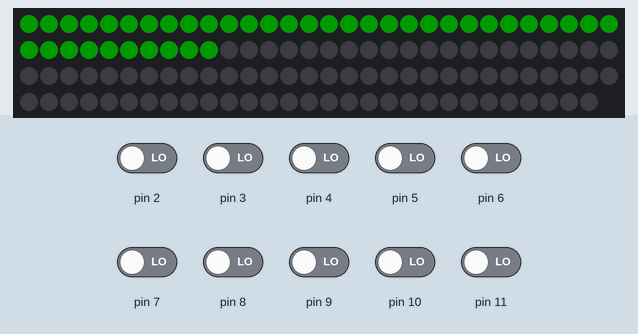
Bench run of a sketch on a simulated Arduino Uno, built with avr-gcc and run on an emulated ATmega328P. On the bench: 119 RGB LEDs in strip order, left to right, continuing on the next row. The test bench sets the inputs (shaded band); at power-on: pin 2–11 LOW. Dim RGB values are drawn brighter than linear; random numbers use the default seed unless the sketch sets one.

Above: at 0.16 s.

The sketch:

ColourUpdated.ino
```cpp
#include <FastLED.h>
#define NUM_LEDS  119
#define LED_PIN  12
#define NUM_SENSORS 10
#define True 1
#define False 0

CRGB rawleds[NUM_LEDS];
CRGBSet leds(rawleds, NUM_LEDS);
CRGBSet leds1(leds(0, 14));
CRGBSet leds2(leds(15, 26));
CRGBSet leds3(leds(27, 38));
CRGBSet leds4(leds(39, 49));
CRGBSet leds5(leds(50, 60));
CRGBSet leds6(leds(61, 73));
CRGBSet leds7(leds(74, 85));
CRGBSet leds8(leds(86, 97));
CRGBSet leds9(leds(98, 109));
CRGBSet leds10(leds(110, 118));
struct CRGB * ledarray[] = { leds1, leds2, leds3, leds4, leds5, leds6, leds7, leds8, leds9, leds10 };

int sizes[10] = {15, 12, 12, 11, 11, 13, 12, 12, 12, 10};
int arr1[] = {0,1,2,3,4,5,6,7,8,9,10,11,12,13,14};
int arr2[] = {15,16,17,18,19,20,21,22,23,24,25,26};
int arr3[] = {27,28,29,30,31,32,33,34,35,36,37,38};
int arr4[] = {39,40,41,42,43,44,45,46,47,48,49};
int arr5[] = {50,51,52,53,54,55,56,57,58,59,60};
int arr6[] = {61,62,63,64,65,66,67,68,69,70,71,72,73};
int arr7[] = {74,75,76,77,78,79,80,81,82,83,84,85};
int arr8[] = {86,87,88,89,90,91,92,93,94,95,96,97};
int arr9[] = {98,99,100,101,102,103,104,105,106,107,108,109};
int arr10[] = {110,111,112,113,114,115,116,117,118,119};

int * arr[] = {arr1, arr2, arr3, arr4, arr5, arr6, arr7, arr8, arr9, arr10 };


uint8_t hue = 0;
CRGB colorActive = CRGB( 255, 90, 0);

//variables
int sensors[NUM_SENSORS] = {0};
int state = 0;
int queue[120];
int count = 0;
int currentLED = 0;
int locator = 0;
unsigned long resetTimer = 0;
unsigned long inputTimes[NUM_SENSORS] = {0};
unsigned long current = 0;
unsigned long colordelay = 0;
unsigned long next = 0;


void setup() {
  pinMode(2, INPUT);
  pinMode(3, INPUT);
  pinMode(4, INPUT);
  pinMode(5, INPUT);
  pinMode(6, INPUT);
  pinMode(7, INPUT);
  pinMode(8, INPUT);
  pinMode(9, INPUT);
  pinMode(10, INPUT);
  pinMode(11, INPUT);


  FastLED.addLeds<WS2812B, LED_PIN, GRB>(leds, NUM_LEDS);
  FastLED.setBrightness(50);
  Serial.begin(9600);
  fill_solid(leds, NUM_LEDS, CRGB::Black);
  FastLED.show();


}

int firstSensor(int sensors[]);
int checkDoubleTruck(int firstSensor);
int checkSecondInput(int currentSensor, int sensors[]);
void addToQueue(int sensor);
void runQueue();
void reset();

void loop() {
  // light effect

  if (count == 0 && state != 0) {
    if (current > colordelay) {
    for(int i = 0; i < 119; i++) {
      if (rawleds[i] != CRGB(0x000000)) {
          rawleds[i] = CHSV(hue, 255, 255);
          FastLED.show();
      }
    }
    }
  }
  EVERY_N_MILLISECONDS(5) {
    hue++;
  }
  //pick color
 if (count == 0 && state == 0) {
    uint8_t x = random8(0, 255);
    uint8_t y = random8(0, 255);
    uint8_t z = random8(0, 255);
    if (x < 100) {
        x = 0;
    }
    if (y < 100) {
      y = 0;
    }
    if (z < 100) {
      z = 0;
    }
    CRGB newcolor(x,y,z);
    colorActive = newcolor;
  }


  //SENSOR LOOP
  current =  millis();
  for (int i = 2; i < NUM_SENSORS + 2; i++) {
    if (digitalRead(i) == LOW && sensors[i - 2] == False) {
      colordelay = current + 2000;
      resetTimer = current + 8000;
      // record the time of the input
      inputTimes[i] = millis();

      //first sensor
      if (firstSensor(sensors) == True) {
        state = checkDoubleTruck(i);   // needs work

      //second input (direction)
      } else if (state == 1 || state == 2) {

        state = checkSecondInput(i, sensors);
      }

      //add sensor to queue
      else {


        addToQueue(i);

      }
    sensors[i -2] = True;
    }
  }
  runQueue();

  if (current > resetTimer && state != 0) {
    reset();
  }
}
//checks if it is the first sensor
int firstSensor(int sensors[]) {
  for (int i = 0; i < NUM_SENSORS; i++) {
    if (sensors[i] == True) {
      return False;
    }
  }
  return True;
}
// blocking code only for the first sensor
int checkDoubleTruck(int  firstSensor) {
  int x = firstSensor - 2;
  sensors[x] = True;
  unsigned long current = millis();
  const unsigned long event = current + 200;

    for (int i = 2; current < event; i++) {
      current = millis();
      if (digitalRead(i) == LOW && i != firstSensor) {

        sensors[i-2] = True;
        if (i == (firstSensor + 2) || i == (firstSensor - 2)) {

          if (i > firstSensor) {
            sensors[x + 1] = True;
            //turn on x3 arrays
            fill_solid(ledarray[x], sizes[x], colorActive);
            fill_solid(ledarray[x + 1], sizes[x + 1], colorActive);
            fill_solid(ledarray[i - 2], sizes[i - 2], colorActive);
            FastLED.show();
          } else if (i < firstSensor) {
            sensors[x - 1] = True;

            fill_solid(ledarray[x], sizes[x], colorActive);
            fill_solid(ledarray[x - 1], sizes[x - 1], colorActive);
            fill_solid(ledarray[i - 2], sizes[i - 2] , colorActive);
            FastLED.show();
          }


          //state 2
          return 2;
      }
      // reset i
      if (i == 12) {
        i = 2;
      }
  }
    }
  fill_solid(ledarray[x], sizes[x], colorActive);
  FastLED.show();
  //state 1
  return 1;
}
int checkSecondInput(int currentSensor, int sensors[]) {

  for (int i = 0; i < NUM_SENSORS; i++) {

    if (sensors[i] == True) {
      if (currentSensor - 2 < i) {
        //skateboard is moving right to left
        state = 3;

        //skateboard is moving left to right
      } else if (currentSensor - 2 > i) {

        state = 4;

      }
    }

  }
  addToQueue(currentSensor);
  sensors[currentSensor - 2] = True;
  return state;
}

void addToQueue(int sensor) {

  int len = sizes[sensor - 2];

  if (state == 3) {
    for (int i = arr[sensor - 2][len - 1]; i >= arr[sensor - 2][0]; i--) {

      queue[locator] = i;
      locator++;
      count++;

    }
  } else if (state == 4) {

    for (int i = arr[sensor - 2][0]; i <= arr[sensor - 2][len - 1]; i++) {
      queue[locator] = i;
      locator++;
      count++;
    }
  }
  return;
}


void runQueue() {

  if (count > 0) {

    if (currentLED == 0) {
          leds[queue[currentLED]] = colorActive;
          FastLED.show();
          next = millis() + 15;
          currentLED++;
          count--;
    } else if (currentLED > 0) {
        if (current > next) {
          leds[queue[currentLED]] = colorActive;
          FastLED.show();
          next = millis() + 15;
          currentLED++;
          count--;
        }
    }


    //turn on a light then save a time
  }
  return 0;


}


void reset() {
    for (int i = 0; i < NUM_SENSORS; i++) {
      sensors[i] = 0;
    }
      state = 0;
      count = 0;
      currentLED = 0;
      locator = 0;
      fill_solid(leds, NUM_LEDS, CRGB::Black);
      FastLED.show();
      return;
}
```
